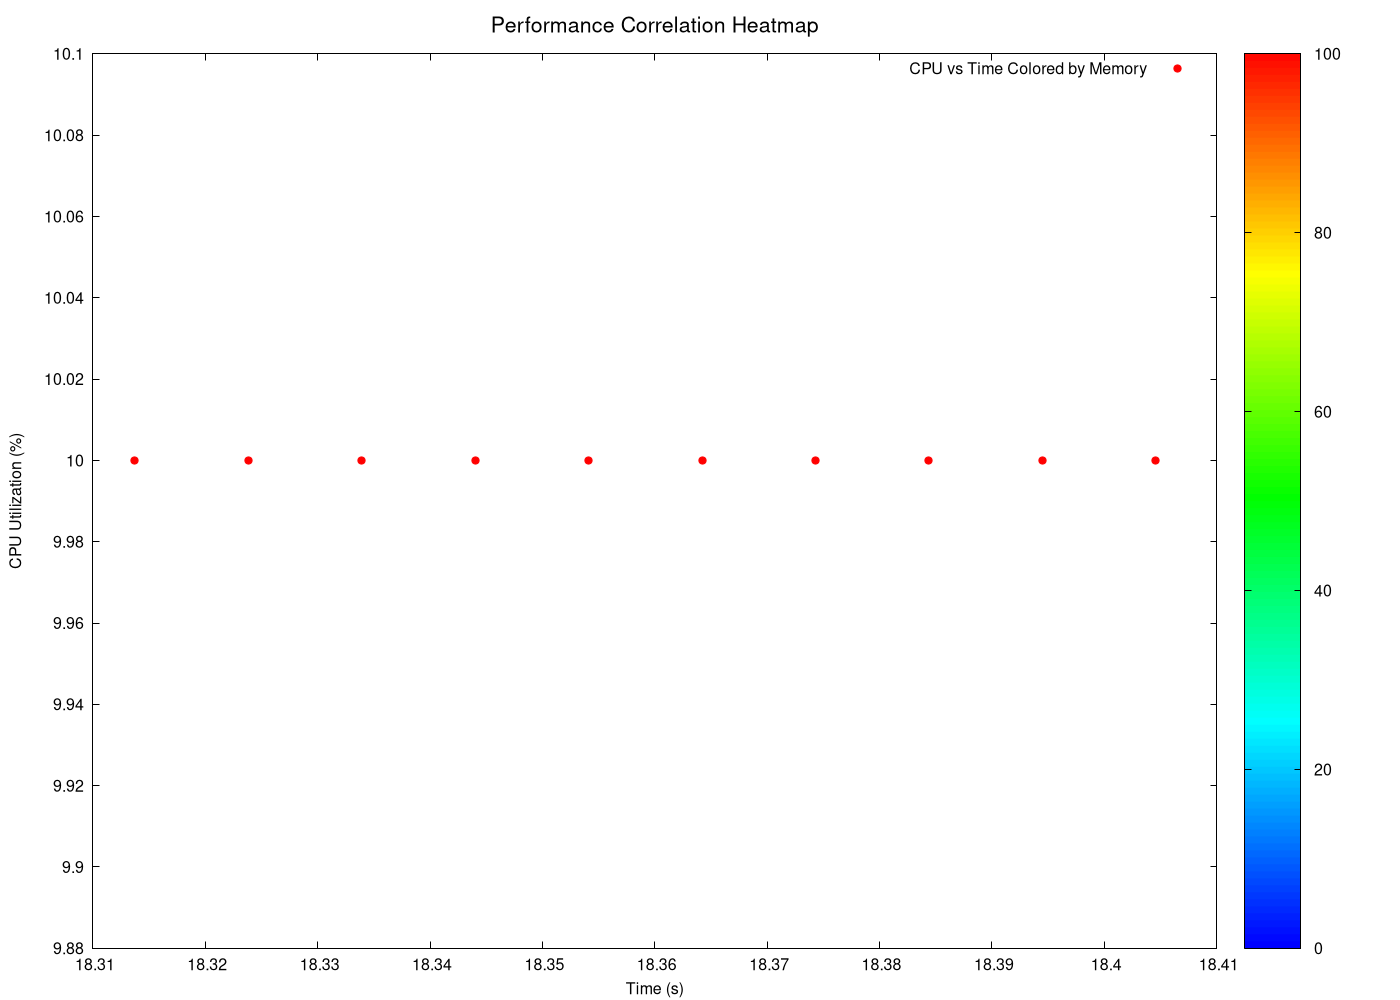

Reproduce this figure in gnuplot.
# GNUplot script for 3D heatmaps
set terminal pngcairo enhanced font 'Helvetica,12' size 1400,1000
set output 'png/insertion_sort_20260131_225122_3d_heatmap_heatmap.png'

set title 'Performance Correlation Heatmap' font 'Helvetica,16'
set xlabel 'Time (s)' font 'Helvetica,12'
set ylabel 'CPU Utilization (%)' font 'Helvetica,12'
set zlabel 'Memory Usage (MB)' font 'Helvetica,12'

# Configure pm3d for heatmap
set pm3d map
set palette defined (0 '#0000ff', 1 '#00ffff', 2 '#00ff00', 3 '#ffff00', 4 '#ff0000')
set cbrange [0:]
set view map

# 2D heatmap projection (since we have time-series data)
plot 'png/insertion_sort_20260131_225122_3d_heatmap_heatmap.dat' using 1:2:3 with points palette pt 7 ps 1.2 title 'CPU vs Time Colored by Memory'
